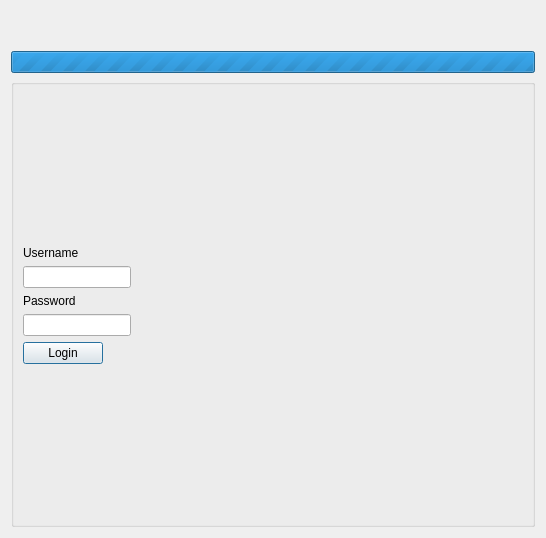
<?xml version="1.0" encoding="UTF-8"?>
<ui version="4.0">
 <class>Login</class>
 <widget class="QDialog" name="Login">
  <property name="windowModality">
   <enum>Qt::ApplicationModal</enum>
  </property>
  <property name="geometry">
   <rect>
    <x>0</x>
    <y>0</y>
    <width>546</width>
    <height>538</height>
   </rect>
  </property>
  <property name="minimumSize">
   <size>
    <width>546</width>
    <height>538</height>
   </size>
  </property>
  <property name="maximumSize">
   <size>
    <width>546</width>
    <height>624</height>
   </size>
  </property>
  <property name="windowTitle">
   <string>Dialog</string>
  </property>
  <property name="modal">
   <bool>true</bool>
  </property>
  <layout class="QGridLayout" name="gridLayout">
   <item row="0" column="0">
    <widget class="QLabel" name="label_3">
     <property name="text">
      <string/>
     </property>
     <property name="pixmap">
      <pixmap resource="resources.qrc">:/images/logo.png</pixmap>
     </property>
    </widget>
   </item>
   <item row="2" column="0">
    <widget class="QProgressBar" name="progressBar">
     <property name="maximum">
      <number>0</number>
     </property>
     <property name="value">
      <number>-1</number>
     </property>
    </widget>
   </item>
   <item row="4" column="0">
    <widget class="QGroupBox" name="groupBox">
     <property name="title">
      <string/>
     </property>
     <layout class="QFormLayout" name="formLayout">
      <item row="3" column="0">
       <widget class="QLabel" name="label">
        <property name="text">
         <string>Username</string>
        </property>
       </widget>
      </item>
      <item row="5" column="0">
       <widget class="QLineEdit" name="usernameInput"/>
      </item>
      <item row="7" column="0">
       <widget class="QLabel" name="label_2">
        <property name="text">
         <string>Password</string>
        </property>
       </widget>
      </item>
      <item row="8" column="0">
       <widget class="QLineEdit" name="passwordInput">
        <property name="inputMask">
         <string/>
        </property>
        <property name="echoMode">
         <enum>QLineEdit::Password</enum>
        </property>
       </widget>
      </item>
      <item row="9" column="0">
       <widget class="QPushButton" name="login">
        <property name="text">
         <string>Login</string>
        </property>
       </widget>
      </item>
      <item row="2" column="0">
       <spacer name="verticalSpacer">
        <property name="orientation">
         <enum>Qt::Vertical</enum>
        </property>
        <property name="sizeHint" stdset="0">
         <size>
          <width>20</width>
          <height>40</height>
         </size>
        </property>
       </spacer>
      </item>
      <item row="10" column="0">
       <spacer name="verticalSpacer_2">
        <property name="orientation">
         <enum>Qt::Vertical</enum>
        </property>
        <property name="sizeHint" stdset="0">
         <size>
          <width>20</width>
          <height>40</height>
         </size>
        </property>
       </spacer>
      </item>
     </layout>
    </widget>
   </item>
   <item row="1" column="0">
    <widget class="QLabel" name="statusBar">
     <property name="text">
      <string/>
     </property>
    </widget>
   </item>
  </layout>
 </widget>
 <resources>
  <include location="resources.qrc"/>
 </resources>
 <connections/>
</ui>
